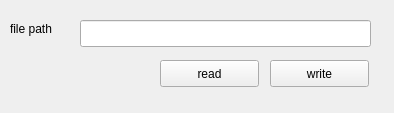
<?xml version="1.0" encoding="UTF-8"?>
<ui version="4.0">
 <class>settingfile</class>
 <widget class="QWidget" name="settingfile">
  <property name="geometry">
   <rect>
    <x>0</x>
    <y>0</y>
    <width>394</width>
    <height>113</height>
   </rect>
  </property>
  <property name="windowTitle">
   <string>Form</string>
  </property>
  <widget class="QLineEdit" name="edit_filepath">
   <property name="geometry">
    <rect>
     <x>80</x>
     <y>20</y>
     <width>291</width>
     <height>27</height>
    </rect>
   </property>
  </widget>
  <widget class="QLabel" name="label_filepath">
   <property name="geometry">
    <rect>
     <x>10</x>
     <y>20</y>
     <width>67</width>
     <height>17</height>
    </rect>
   </property>
   <property name="text">
    <string>file path</string>
   </property>
  </widget>
  <widget class="QPushButton" name="read">
   <property name="geometry">
    <rect>
     <x>160</x>
     <y>60</y>
     <width>99</width>
     <height>27</height>
    </rect>
   </property>
   <property name="text">
    <string>read</string>
   </property>
  </widget>
  <widget class="QPushButton" name="write">
   <property name="geometry">
    <rect>
     <x>270</x>
     <y>60</y>
     <width>99</width>
     <height>27</height>
    </rect>
   </property>
   <property name="text">
    <string>write</string>
   </property>
  </widget>
 </widget>
 <resources/>
 <connections/>
</ui>
